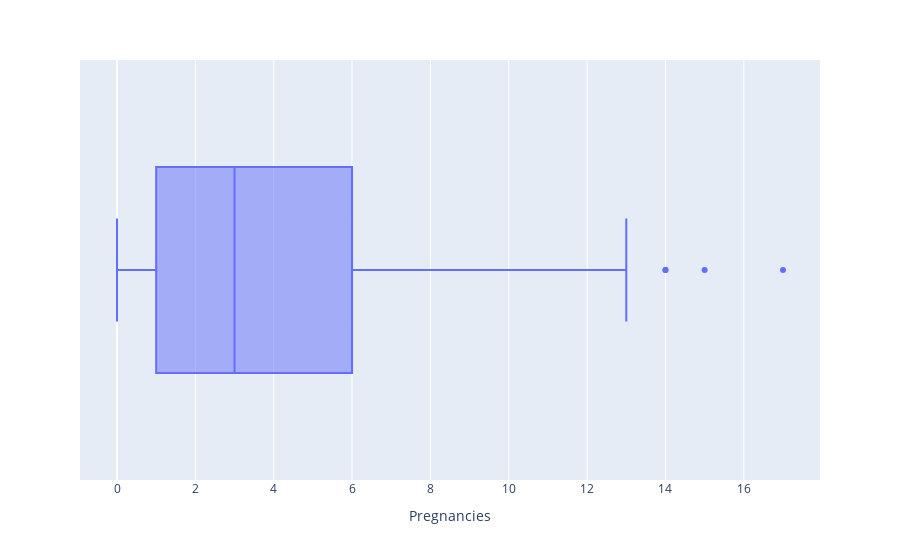

Write notebook code for a chart like this one.
### Code cell
px.box(data_frame=df,x="Pregnancies")

### Figure 1 — Plotly figure (JSON) as saved in the notebook; plotly's stock layout.template omitted (floating-point values rounded to 4 significant figures; data arrays with more than 128 entries replaced by an {"elided": "..."} marker saying what was removed)
{"data": [{"alignmentgroup": "True", "hovertemplate": "Pregnancies=%{x}<extra></extra>", "legendgroup": "", "marker": {"color": "#636efa"}, "name": "", "notched": false, "offsetgroup": "", "orientation": "h", "showlegend": false, "type": "box", "x": {"elided": "768 int values"}, "x0": " ", "xaxis": "x", "y0": " ", "yaxis": "y"}], "layout": {"boxmode": "group", "legend": {"tracegroupgap": 0}, "margin": {"t": 60}, "xaxis": {"anchor": "y", "domain": [0, 1], "title": {"text": "Pregnancies"}}, "yaxis": {"anchor": "x", "domain": [0, 1]}}}
